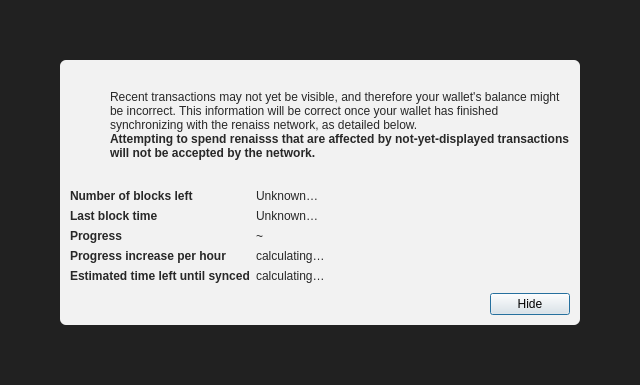
<?xml version="1.0" encoding="UTF-8"?>
<ui version="4.0">
 <class>ModalOverlay</class>
 <widget class="QWidget" name="ModalOverlay">
  <property name="geometry">
   <rect>
    <x>0</x>
    <y>0</y>
    <width>640</width>
    <height>385</height>
   </rect>
  </property>
  <property name="windowTitle">
   <string>Form</string>
  </property>
  <layout class="QVBoxLayout" name="verticalLayout" stretch="0">
   <property name="sizeConstraint">
    <enum>QLayout::SetDefaultConstraint</enum>
   </property>
   <property name="leftMargin">
    <number>0</number>
   </property>
   <property name="topMargin">
    <number>0</number>
   </property>
   <property name="rightMargin">
    <number>0</number>
   </property>
   <property name="bottomMargin">
    <number>0</number>
   </property>
   <item>
    <widget class="QWidget" name="bgWidget" native="true">
     <property name="styleSheet">
      <string notr="true">#bgWidget { background: rgba(0,0,0,220); }</string>
     </property>
     <layout class="QVBoxLayout" name="verticalLayoutMain" stretch="1">
      <property name="leftMargin">
       <number>60</number>
      </property>
      <property name="topMargin">
       <number>60</number>
      </property>
      <property name="rightMargin">
       <number>60</number>
      </property>
      <property name="bottomMargin">
       <number>60</number>
      </property>
      <item>
       <widget class="QWidget" name="contentWidget" native="true">
        <property name="styleSheet">
         <string notr="true">#contentWidget { background: rgba(255,255,255,240); border-radius: 6px; }

QLabel { color: rgb(40,40,40);  }</string>
        </property>
        <layout class="QVBoxLayout" name="verticalLayoutSub" stretch="1,0,0,0">
         <property name="spacing">
          <number>0</number>
         </property>
         <property name="leftMargin">
          <number>10</number>
         </property>
         <property name="topMargin">
          <number>10</number>
         </property>
         <property name="rightMargin">
          <number>10</number>
         </property>
         <property name="bottomMargin">
          <number>10</number>
         </property>
         <item>
          <layout class="QHBoxLayout" name="horizontalLayoutIconText" stretch="0,1">
           <property name="topMargin">
            <number>20</number>
           </property>
           <item>
            <layout class="QVBoxLayout" name="verticalLayoutIcon">
             <property name="leftMargin">
              <number>0</number>
             </property>
             <item>
              <widget class="QPushButton" name="warningIcon">
               <property name="enabled">
                <bool>false</bool>
               </property>
               <property name="text">
                <string/>
               </property>
               <property name="icon">
                <iconset>
                 <normaloff>:/icons/warning</normaloff>
                 <disabledoff>:/icons/warning</disabledoff>:/icons/warning</iconset>
               </property>
               <property name="iconSize">
                <size>
                 <width>48</width>
                 <height>48</height>
                </size>
               </property>
               <property name="flat">
                <bool>true</bool>
               </property>
              </widget>
             </item>
             <item>
              <spacer name="verticalSpacerWarningIcon">
               <property name="orientation">
                <enum>Qt::Vertical</enum>
               </property>
               <property name="sizeHint" stdset="0">
                <size>
                 <width>20</width>
                 <height>40</height>
                </size>
               </property>
              </spacer>
             </item>
            </layout>
           </item>
           <item>
            <layout class="QVBoxLayout" name="verticalLayoutInfoText">
             <property name="leftMargin">
              <number>0</number>
             </property>
             <property name="topMargin">
              <number>0</number>
             </property>
             <item>
              <widget class="QLabel" name="infoText">
               <property name="text">
                <string>Recent transactions may not yet be visible, and therefore your wallet's balance might be incorrect. This information will be correct once your wallet has finished synchronizing with the renaiss network, as detailed below.</string>
               </property>
               <property name="textFormat">
                <enum>Qt::RichText</enum>
               </property>
               <property name="wordWrap">
                <bool>true</bool>
               </property>
              </widget>
             </item>
             <item>
              <widget class="QLabel" name="infoTextStrong">
               <property name="font">
                <font>
                 <weight>75</weight>
                 <bold>true</bold>
                </font>
               </property>
               <property name="text">
                <string>Attempting to spend renaisss that are affected by not-yet-displayed transactions will not be accepted by the network.</string>
               </property>
               <property name="textFormat">
                <enum>Qt::RichText</enum>
               </property>
               <property name="wordWrap">
                <bool>true</bool>
               </property>
              </widget>
             </item>
             <item>
              <spacer name="verticalSpacerInTextSpace">
               <property name="orientation">
                <enum>Qt::Vertical</enum>
               </property>
               <property name="sizeHint" stdset="0">
                <size>
                 <width>20</width>
                 <height>40</height>
                </size>
               </property>
              </spacer>
             </item>
            </layout>
           </item>
          </layout>
         </item>
         <item>
          <spacer name="verticalSpacerAfterText">
           <property name="orientation">
            <enum>Qt::Vertical</enum>
           </property>
           <property name="sizeHint" stdset="0">
            <size>
             <width>20</width>
             <height>40</height>
            </size>
           </property>
          </spacer>
         </item>
         <item>
          <layout class="QFormLayout" name="formLayout">
           <property name="fieldGrowthPolicy">
            <enum>QFormLayout::FieldsStayAtSizeHint</enum>
           </property>
           <property name="horizontalSpacing">
            <number>6</number>
           </property>
           <property name="verticalSpacing">
            <number>6</number>
           </property>
           <property name="topMargin">
            <number>10</number>
           </property>
           <item row="0" column="0">
            <widget class="QLabel" name="labelNumberOfBlocksLeft">
             <property name="font">
              <font>
               <weight>75</weight>
               <bold>true</bold>
              </font>
             </property>
             <property name="text">
              <string>Number of blocks left</string>
             </property>
            </widget>
           </item>
           <item row="0" column="1">
            <widget class="QLabel" name="numberOfBlocksLeft">
             <property name="text">
              <string>Unknown…</string>
             </property>
            </widget>
           </item>
           <item row="1" column="0">
            <widget class="QLabel" name="labelLastBlockTime">
             <property name="font">
              <font>
               <weight>75</weight>
               <bold>true</bold>
              </font>
             </property>
             <property name="text">
              <string>Last block time</string>
             </property>
            </widget>
           </item>
           <item row="1" column="1">
            <widget class="QLabel" name="newestBlockDate">
             <property name="sizePolicy">
              <sizepolicy hsizetype="Maximum" vsizetype="Preferred">
               <horstretch>0</horstretch>
               <verstretch>0</verstretch>
              </sizepolicy>
             </property>
             <property name="text">
              <string>Unknown…</string>
             </property>
            </widget>
           </item>
           <item row="2" column="0">
            <widget class="QLabel" name="labelSyncDone">
             <property name="font">
              <font>
               <weight>75</weight>
               <bold>true</bold>
              </font>
             </property>
             <property name="text">
              <string>Progress</string>
             </property>
            </widget>
           </item>
           <item row="2" column="1">
            <layout class="QHBoxLayout" name="horizontalLayoutSync" stretch="0,1">
             <item>
              <widget class="QLabel" name="percentageProgress">
               <property name="text">
                <string notr="true">~</string>
               </property>
              </widget>
             </item>
            </layout>
           </item>
           <item row="4" column="0">
            <widget class="QLabel" name="labelProgressIncrease">
             <property name="font">
              <font>
               <weight>75</weight>
               <bold>true</bold>
              </font>
             </property>
             <property name="text">
              <string>Progress increase per hour</string>
             </property>
            </widget>
           </item>
           <item row="4" column="1">
            <widget class="QLabel" name="progressIncreasePerH">
             <property name="text">
              <string>calculating…</string>
             </property>
            </widget>
           </item>
           <item row="5" column="0">
            <widget class="QLabel" name="labelEstimatedTimeLeft">
             <property name="font">
              <font>
               <weight>75</weight>
               <bold>true</bold>
              </font>
             </property>
             <property name="text">
              <string>Estimated time left until synced</string>
             </property>
            </widget>
           </item>
           <item row="5" column="1">
            <widget class="QLabel" name="expectedTimeLeft">
             <property name="text">
              <string>calculating…</string>
             </property>
            </widget>
           </item>
          </layout>
         </item>
         <item>
          <layout class="QHBoxLayout" name="horizontalLayoutButtons">
           <property name="leftMargin">
            <number>10</number>
           </property>
           <property name="topMargin">
            <number>10</number>
           </property>
           <item>
            <spacer name="horizontalSpacer">
             <property name="orientation">
              <enum>Qt::Horizontal</enum>
             </property>
             <property name="sizeHint" stdset="0">
              <size>
               <width>40</width>
               <height>20</height>
              </size>
             </property>
            </spacer>
           </item>
           <item>
            <widget class="QPushButton" name="closeButton">
             <property name="text">
              <string>Hide</string>
             </property>
             <property name="shortcut">
              <string>Esc</string>
             </property>
             <property name="focusPolicy">
              <enum>Qt::StrongFocus</enum>
             </property>
             <property name="default">
              <bool>true</bool>
             </property>
            </widget>
           </item>
          </layout>
         </item>
        </layout>
       </widget>
      </item>
     </layout>
    </widget>
   </item>
  </layout>
 </widget>
 <resources/>
 <connections/>
</ui>
